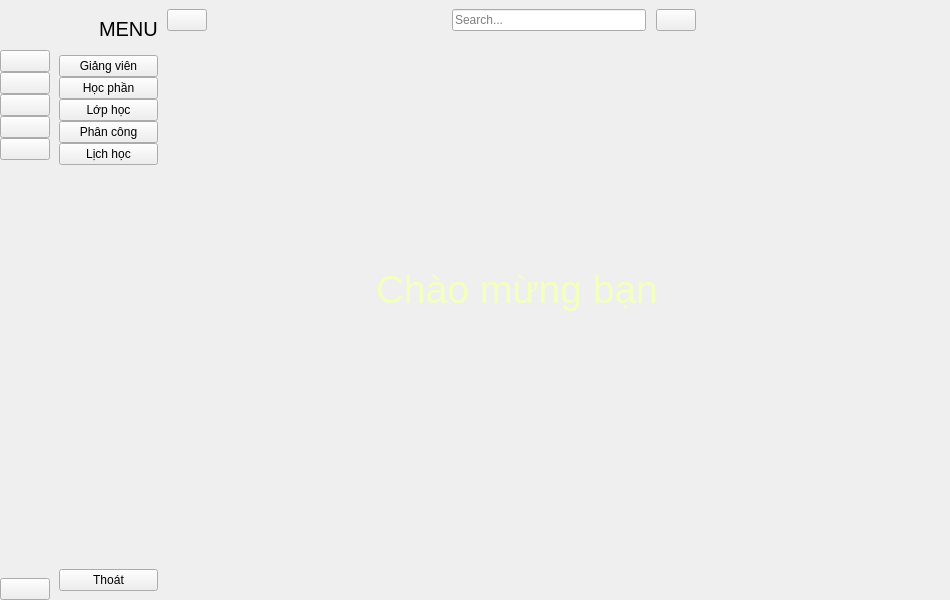
<?xml version="1.0" encoding="UTF-8"?>
<ui version="4.0">
 <class>MainWindow</class>
 <widget class="QMainWindow" name="MainWindow">
  <property name="geometry">
   <rect>
    <x>0</x>
    <y>0</y>
    <width>950</width>
    <height>600</height>
   </rect>
  </property>
  <property name="windowTitle">
   <string>MainWindow</string>
  </property>
  <widget class="QWidget" name="centralwidget">
   <layout class="QGridLayout" name="gridLayout">
    <property name="leftMargin">
     <number>0</number>
    </property>
    <property name="topMargin">
     <number>0</number>
    </property>
    <property name="rightMargin">
     <number>0</number>
    </property>
    <property name="bottomMargin">
     <number>0</number>
    </property>
    <property name="spacing">
     <number>0</number>
    </property>
    <item row="0" column="0">
     <widget class="QWidget" name="icon_only_widget" native="true">
      <layout class="QVBoxLayout" name="verticalLayout_3">
       <property name="spacing">
        <number>0</number>
       </property>
       <property name="leftMargin">
        <number>0</number>
       </property>
       <property name="topMargin">
        <number>0</number>
       </property>
       <property name="rightMargin">
        <number>0</number>
       </property>
       <property name="bottomMargin">
        <number>0</number>
       </property>
       <item>
        <layout class="QHBoxLayout" name="horizontalLayout_3">
         <item>
          <widget class="QLabel" name="logo_label_1">
           <property name="minimumSize">
            <size>
             <width>50</width>
             <height>50</height>
            </size>
           </property>
           <property name="maximumSize">
            <size>
             <width>50</width>
             <height>50</height>
            </size>
           </property>
           <property name="text">
            <string/>
           </property>
           <property name="pixmap">
            <pixmap resource="resual.qrc">:/icon/logo.jpg</pixmap>
           </property>
           <property name="scaledContents">
            <bool>true</bool>
           </property>
          </widget>
         </item>
        </layout>
       </item>
       <item>
        <layout class="QVBoxLayout" name="verticalLayout">
         <property name="spacing">
          <number>0</number>
         </property>
         <item>
          <widget class="QPushButton" name="giangvien_btn1">
           <property name="text">
            <string/>
           </property>
           <property name="icon">
            <iconset resource="resual.qrc">
             <normaloff>:/icon/mu.png</normaloff>
             <normalon>:/icon/mu.png</normalon>:/icon/mu.png</iconset>
           </property>
           <property name="iconSize">
            <size>
             <width>20</width>
             <height>20</height>
            </size>
           </property>
           <property name="checkable">
            <bool>true</bool>
           </property>
           <property name="autoExclusive">
            <bool>true</bool>
           </property>
          </widget>
         </item>
         <item>
          <widget class="QPushButton" name="hocphan_btn1">
           <property name="text">
            <string/>
           </property>
           <property name="icon">
            <iconset resource="resual.qrc">
             <normaloff>:/icon/laptop.png</normaloff>
             <normalon>:/icon/laptop.png</normalon>:/icon/laptop.png</iconset>
           </property>
           <property name="iconSize">
            <size>
             <width>20</width>
             <height>20</height>
            </size>
           </property>
           <property name="checkable">
            <bool>true</bool>
           </property>
           <property name="autoExclusive">
            <bool>true</bool>
           </property>
          </widget>
         </item>
         <item>
          <widget class="QPushButton" name="lophoc_btn1">
           <property name="text">
            <string/>
           </property>
           <property name="icon">
            <iconset resource="resual.qrc">
             <normaloff>:/icon/phanconggiangday.png</normaloff>
             <normalon>:/icon/phanconggiangday.png</normalon>:/icon/phanconggiangday.png</iconset>
           </property>
           <property name="iconSize">
            <size>
             <width>20</width>
             <height>20</height>
            </size>
           </property>
           <property name="checkable">
            <bool>true</bool>
           </property>
           <property name="autoExclusive">
            <bool>true</bool>
           </property>
          </widget>
         </item>
         <item>
          <widget class="QPushButton" name="phancong_btn1">
           <property name="text">
            <string/>
           </property>
           <property name="icon">
            <iconset resource="resual.qrc">
             <normaloff>:/icon/amduong.png</normaloff>
             <normalon>:/icon/amduong.png</normalon>:/icon/amduong.png</iconset>
           </property>
           <property name="iconSize">
            <size>
             <width>20</width>
             <height>20</height>
            </size>
           </property>
           <property name="checkable">
            <bool>true</bool>
           </property>
           <property name="autoExclusive">
            <bool>true</bool>
           </property>
          </widget>
         </item>
         <item>
          <widget class="QPushButton" name="lichhoc_btn1">
           <property name="text">
            <string/>
           </property>
           <property name="icon">
            <iconset resource="resual.qrc">
             <normaloff>:/icon/lich.png</normaloff>
             <normalon>:/icon/lich.png</normalon>:/icon/lich.png</iconset>
           </property>
           <property name="iconSize">
            <size>
             <width>20</width>
             <height>20</height>
            </size>
           </property>
           <property name="checkable">
            <bool>true</bool>
           </property>
           <property name="autoExclusive">
            <bool>true</bool>
           </property>
          </widget>
         </item>
        </layout>
       </item>
       <item>
        <spacer name="verticalSpacer">
         <property name="orientation">
          <enum>Qt::Vertical</enum>
         </property>
         <property name="sizeHint" stdset="0">
          <size>
           <width>20</width>
           <height>375</height>
          </size>
         </property>
        </spacer>
       </item>
       <item>
        <widget class="QPushButton" name="exit_btn_1">
         <property name="text">
          <string/>
         </property>
         <property name="icon">
          <iconset resource="resual.qrc">
           <normaloff>:/icon/exit.png</normaloff>
           <normalon>:/icon/exit.png</normalon>:/icon/exit.png</iconset>
         </property>
         <property name="iconSize">
          <size>
           <width>20</width>
           <height>20</height>
          </size>
         </property>
        </widget>
       </item>
      </layout>
     </widget>
    </item>
    <item row="0" column="1">
     <widget class="QWidget" name="full_menu_widget" native="true">
      <layout class="QVBoxLayout" name="verticalLayout_4">
       <item>
        <layout class="QHBoxLayout" name="horizontalLayout_2">
         <property name="spacing">
          <number>0</number>
         </property>
         <item>
          <widget class="QLabel" name="logo_label_2">
           <property name="minimumSize">
            <size>
             <width>40</width>
             <height>40</height>
            </size>
           </property>
           <property name="maximumSize">
            <size>
             <width>40</width>
             <height>40</height>
            </size>
           </property>
           <property name="text">
            <string/>
           </property>
           <property name="pixmap">
            <pixmap resource="resual.qrc">:/icon/logo.jpg</pixmap>
           </property>
           <property name="scaledContents">
            <bool>true</bool>
           </property>
          </widget>
         </item>
         <item>
          <widget class="QLabel" name="logo_label_3">
           <property name="font">
            <font>
             <pointsize>15</pointsize>
            </font>
           </property>
           <property name="text">
            <string>MENU</string>
           </property>
          </widget>
         </item>
        </layout>
       </item>
       <item>
        <layout class="QVBoxLayout" name="verticalLayout_2">
         <property name="spacing">
          <number>0</number>
         </property>
         <item>
          <widget class="QPushButton" name="giangvien_btn2">
           <property name="text">
            <string>Giảng viên</string>
           </property>
           <property name="icon">
            <iconset>
             <normaloff>:/icon/icon/home-4-32.ico</normaloff>
             <normalon>:/icon/icon/home-4-48.ico</normalon>:/icon/icon/home-4-32.ico</iconset>
           </property>
           <property name="iconSize">
            <size>
             <width>14</width>
             <height>14</height>
            </size>
           </property>
           <property name="checkable">
            <bool>true</bool>
           </property>
           <property name="autoExclusive">
            <bool>true</bool>
           </property>
          </widget>
         </item>
         <item>
          <widget class="QPushButton" name="hocphan_btn2">
           <property name="text">
            <string>Học phần</string>
           </property>
           <property name="icon">
            <iconset>
             <normaloff>:/icon/icon/dashboard-5-32.ico</normaloff>
             <normalon>:/icon/icon/dashboard-5-48.ico</normalon>:/icon/icon/dashboard-5-32.ico</iconset>
           </property>
           <property name="iconSize">
            <size>
             <width>14</width>
             <height>14</height>
            </size>
           </property>
           <property name="checkable">
            <bool>true</bool>
           </property>
           <property name="autoExclusive">
            <bool>true</bool>
           </property>
          </widget>
         </item>
         <item>
          <widget class="QPushButton" name="lophoc_btn2">
           <property name="text">
            <string>Lớp học</string>
           </property>
           <property name="icon">
            <iconset>
             <normaloff>:/icon/icon/activity-feed-32.ico</normaloff>
             <normalon>:/icon/icon/activity-feed-48.ico</normalon>:/icon/icon/activity-feed-32.ico</iconset>
           </property>
           <property name="iconSize">
            <size>
             <width>14</width>
             <height>14</height>
            </size>
           </property>
           <property name="checkable">
            <bool>true</bool>
           </property>
           <property name="autoExclusive">
            <bool>true</bool>
           </property>
          </widget>
         </item>
         <item>
          <widget class="QPushButton" name="phancong_btn2">
           <property name="text">
            <string>Phân công</string>
           </property>
           <property name="icon">
            <iconset>
             <normaloff>:/icon/icon/product-32.ico</normaloff>
             <normalon>:/icon/icon/product-48.ico</normalon>:/icon/icon/product-32.ico</iconset>
           </property>
           <property name="iconSize">
            <size>
             <width>14</width>
             <height>14</height>
            </size>
           </property>
           <property name="checkable">
            <bool>true</bool>
           </property>
           <property name="autoExclusive">
            <bool>true</bool>
           </property>
          </widget>
         </item>
         <item>
          <widget class="QPushButton" name="lichhoc_btn2">
           <property name="text">
            <string>Lịch học</string>
           </property>
           <property name="icon">
            <iconset>
             <normaloff>:/icon/icon/group-32.ico</normaloff>
             <normalon>:/icon/icon/group-48.ico</normalon>:/icon/icon/group-32.ico</iconset>
           </property>
           <property name="iconSize">
            <size>
             <width>14</width>
             <height>14</height>
            </size>
           </property>
           <property name="checkable">
            <bool>true</bool>
           </property>
           <property name="autoExclusive">
            <bool>true</bool>
           </property>
          </widget>
         </item>
        </layout>
       </item>
       <item>
        <spacer name="verticalSpacer_2">
         <property name="orientation">
          <enum>Qt::Vertical</enum>
         </property>
         <property name="sizeHint" stdset="0">
          <size>
           <width>20</width>
           <height>373</height>
          </size>
         </property>
        </spacer>
       </item>
       <item>
        <widget class="QPushButton" name="exit_btn_2">
         <property name="text">
          <string>Thoát</string>
         </property>
         <property name="icon">
          <iconset resource="resual.qrc">
           <normaloff>:/icon/exit.png</normaloff>
           <normalon>:/icon/exit.png</normalon>:/icon/exit.png</iconset>
         </property>
         <property name="iconSize">
          <size>
           <width>14</width>
           <height>14</height>
          </size>
         </property>
        </widget>
       </item>
      </layout>
     </widget>
    </item>
    <item row="0" column="2">
     <widget class="QWidget" name="widget_3" native="true">
      <layout class="QVBoxLayout" name="verticalLayout_5">
       <property name="spacing">
        <number>0</number>
       </property>
       <property name="leftMargin">
        <number>0</number>
       </property>
       <property name="topMargin">
        <number>0</number>
       </property>
       <property name="rightMargin">
        <number>0</number>
       </property>
       <property name="bottomMargin">
        <number>0</number>
       </property>
       <item>
        <widget class="QWidget" name="widget" native="true">
         <property name="minimumSize">
          <size>
           <width>0</width>
           <height>40</height>
          </size>
         </property>
         <layout class="QHBoxLayout" name="horizontalLayout_4">
          <property name="spacing">
           <number>0</number>
          </property>
          <property name="leftMargin">
           <number>0</number>
          </property>
          <property name="topMargin">
           <number>0</number>
          </property>
          <property name="rightMargin">
           <number>9</number>
          </property>
          <property name="bottomMargin">
           <number>0</number>
          </property>
          <item>
           <widget class="QPushButton" name="menu_btn">
            <property name="text">
             <string/>
            </property>
            <property name="icon">
             <iconset resource="resual.qrc">
              <normaloff>:/icon/menu.png</normaloff>
              <normalon>:/icon/menu.png</normalon>:/icon/menu.png</iconset>
            </property>
            <property name="iconSize">
             <size>
              <width>14</width>
              <height>14</height>
             </size>
            </property>
            <property name="checkable">
             <bool>true</bool>
            </property>
           </widget>
          </item>
          <item>
           <spacer name="horizontalSpacer">
            <property name="orientation">
             <enum>Qt::Horizontal</enum>
            </property>
            <property name="sizeHint" stdset="0">
             <size>
              <width>236</width>
              <height>20</height>
             </size>
            </property>
           </spacer>
          </item>
          <item>
           <layout class="QHBoxLayout" name="horizontalLayout">
            <property name="spacing">
             <number>10</number>
            </property>
            <item>
             <widget class="QLineEdit" name="search_input">
              <property name="placeholderText">
               <string>Search...</string>
              </property>
             </widget>
            </item>
            <item>
             <widget class="QPushButton" name="search_btn">
              <property name="text">
               <string/>
              </property>
              <property name="icon">
               <iconset resource="resual.qrc">
                <normaloff>:/icon/timkiem.png</normaloff>
                <normalon>:/icon/timkiem.png</normalon>:/icon/timkiem.png</iconset>
              </property>
             </widget>
            </item>
           </layout>
          </item>
          <item>
           <spacer name="horizontalSpacer_2">
            <property name="orientation">
             <enum>Qt::Horizontal</enum>
            </property>
            <property name="sizeHint" stdset="0">
             <size>
              <width>236</width>
              <height>20</height>
             </size>
            </property>
           </spacer>
          </item>
         </layout>
        </widget>
       </item>
       <item>
        <widget class="QStackedWidget" name="stackedWidget">
         <property name="currentIndex">
          <number>5</number>
         </property>
         <widget class="QWidget" name="page">
          <layout class="QGridLayout" name="gridLayout_2">
           <item row="0" column="0">
            <widget class="QLabel" name="label_4">
             <property name="font">
              <font>
               <pointsize>20</pointsize>
              </font>
             </property>
             <property name="text">
              <string>Home Page</string>
             </property>
             <property name="alignment">
              <set>Qt::AlignCenter</set>
             </property>
            </widget>
           </item>
          </layout>
         </widget>
         <widget class="QWidget" name="page_2">
          <layout class="QGridLayout" name="gridLayout_3">
           <item row="0" column="0">
            <widget class="QLabel" name="label_5">
             <property name="font">
              <font>
               <pointsize>20</pointsize>
              </font>
             </property>
             <property name="text">
              <string>Dashboard Page</string>
             </property>
             <property name="alignment">
              <set>Qt::AlignCenter</set>
             </property>
            </widget>
           </item>
          </layout>
         </widget>
         <widget class="QWidget" name="page_3">
          <layout class="QGridLayout" name="gridLayout_4">
           <item row="0" column="0">
            <widget class="QLabel" name="label_6">
             <property name="font">
              <font>
               <pointsize>20</pointsize>
              </font>
             </property>
             <property name="text">
              <string>Orders Page</string>
             </property>
             <property name="alignment">
              <set>Qt::AlignCenter</set>
             </property>
            </widget>
           </item>
          </layout>
         </widget>
         <widget class="QWidget" name="page_4">
          <layout class="QGridLayout" name="gridLayout_5">
           <item row="0" column="0">
            <widget class="QLabel" name="label_7">
             <property name="font">
              <font>
               <pointsize>20</pointsize>
              </font>
             </property>
             <property name="text">
              <string>Product Page</string>
             </property>
             <property name="alignment">
              <set>Qt::AlignCenter</set>
             </property>
            </widget>
           </item>
          </layout>
         </widget>
         <widget class="QWidget" name="page_5">
          <layout class="QGridLayout" name="gridLayout_6">
           <item row="0" column="0">
            <widget class="QLabel" name="label_8">
             <property name="font">
              <font>
               <pointsize>20</pointsize>
              </font>
             </property>
             <property name="text">
              <string>Customers Page</string>
             </property>
             <property name="alignment">
              <set>Qt::AlignCenter</set>
             </property>
            </widget>
           </item>
          </layout>
         </widget>
         <widget class="QWidget" name="page_6">
          <layout class="QGridLayout" name="gridLayout_7">
           <item row="0" column="0">
            <widget class="QStackedWidget" name="stackedWidget_2">
             <property name="currentIndex">
              <number>0</number>
             </property>
             <widget class="QWidget" name="page_8">
              <widget class="QLabel" name="label">
               <property name="geometry">
                <rect>
                 <x>200</x>
                 <y>180</y>
                 <width>391</width>
                 <height>121</height>
                </rect>
               </property>
               <property name="font">
                <font>
                 <pointsize>29</pointsize>
                </font>
               </property>
               <property name="styleSheet">
                <string notr="true">color:rgb(242, 255, 192)</string>
               </property>
               <property name="text">
                <string>Chào mừng bạn </string>
               </property>
              </widget>
             </widget>
            </widget>
           </item>
           <item row="1" column="0">
            <widget class="QWidget" name="widget_2" native="true"/>
           </item>
          </layout>
         </widget>
         <widget class="QWidget" name="page_7">
          <layout class="QGridLayout" name="gridLayout_8">
           <item row="0" column="0">
            <widget class="QLabel" name="label_10">
             <property name="font">
              <font>
               <pointsize>20</pointsize>
              </font>
             </property>
             <property name="text">
              <string>User Page</string>
             </property>
             <property name="alignment">
              <set>Qt::AlignCenter</set>
             </property>
            </widget>
           </item>
          </layout>
         </widget>
        </widget>
       </item>
      </layout>
     </widget>
    </item>
   </layout>
  </widget>
 </widget>
 <resources>
  <include location="resual.qrc"/>
 </resources>
 <connections>
  <connection>
   <sender>menu_btn</sender>
   <signal>toggled(bool)</signal>
   <receiver>icon_only_widget</receiver>
   <slot>setVisible(bool)</slot>
   <hints>
    <hint type="sourcelabel">
     <x>197</x>
     <y>23</y>
    </hint>
    <hint type="destinationlabel">
     <x>50</x>
     <y>362</y>
    </hint>
   </hints>
  </connection>
  <connection>
   <sender>menu_btn</sender>
   <signal>toggled(bool)</signal>
   <receiver>full_menu_widget</receiver>
   <slot>setHidden(bool)</slot>
   <hints>
    <hint type="sourcelabel">
     <x>188</x>
     <y>25</y>
    </hint>
    <hint type="destinationlabel">
     <x>173</x>
     <y>257</y>
    </hint>
   </hints>
  </connection>
  <connection>
   <sender>giangvien_btn1</sender>
   <signal>toggled(bool)</signal>
   <receiver>giangvien_btn2</receiver>
   <slot>setChecked(bool)</slot>
   <hints>
    <hint type="sourcelabel">
     <x>27</x>
     <y>69</y>
    </hint>
    <hint type="destinationlabel">
     <x>72</x>
     <y>76</y>
    </hint>
   </hints>
  </connection>
  <connection>
   <sender>hocphan_btn1</sender>
   <signal>toggled(bool)</signal>
   <receiver>hocphan_btn2</receiver>
   <slot>setChecked(bool)</slot>
   <hints>
    <hint type="sourcelabel">
     <x>33</x>
     <y>100</y>
    </hint>
    <hint type="destinationlabel">
     <x>67</x>
     <y>99</y>
    </hint>
   </hints>
  </connection>
  <connection>
   <sender>lophoc_btn1</sender>
   <signal>toggled(bool)</signal>
   <receiver>lophoc_btn2</receiver>
   <slot>setChecked(bool)</slot>
   <hints>
    <hint type="sourcelabel">
     <x>33</x>
     <y>123</y>
    </hint>
    <hint type="destinationlabel">
     <x>69</x>
     <y>125</y>
    </hint>
   </hints>
  </connection>
  <connection>
   <sender>phancong_btn1</sender>
   <signal>toggled(bool)</signal>
   <receiver>phancong_btn2</receiver>
   <slot>setChecked(bool)</slot>
   <hints>
    <hint type="sourcelabel">
     <x>24</x>
     <y>148</y>
    </hint>
    <hint type="destinationlabel">
     <x>72</x>
     <y>148</y>
    </hint>
   </hints>
  </connection>
  <connection>
   <sender>lichhoc_btn1</sender>
   <signal>toggled(bool)</signal>
   <receiver>lichhoc_btn2</receiver>
   <slot>setChecked(bool)</slot>
   <hints>
    <hint type="sourcelabel">
     <x>33</x>
     <y>177</y>
    </hint>
    <hint type="destinationlabel">
     <x>67</x>
     <y>172</y>
    </hint>
   </hints>
  </connection>
  <connection>
   <sender>giangvien_btn2</sender>
   <signal>toggled(bool)</signal>
   <receiver>giangvien_btn1</receiver>
   <slot>setChecked(bool)</slot>
   <hints>
    <hint type="sourcelabel">
     <x>70</x>
     <y>63</y>
    </hint>
    <hint type="destinationlabel">
     <x>41</x>
     <y>60</y>
    </hint>
   </hints>
  </connection>
  <connection>
   <sender>hocphan_btn2</sender>
   <signal>toggled(bool)</signal>
   <receiver>hocphan_btn1</receiver>
   <slot>setChecked(bool)</slot>
   <hints>
    <hint type="sourcelabel">
     <x>160</x>
     <y>99</y>
    </hint>
    <hint type="destinationlabel">
     <x>26</x>
     <y>90</y>
    </hint>
   </hints>
  </connection>
  <connection>
   <sender>lophoc_btn2</sender>
   <signal>toggled(bool)</signal>
   <receiver>lophoc_btn1</receiver>
   <slot>setChecked(bool)</slot>
   <hints>
    <hint type="sourcelabel">
     <x>143</x>
     <y>112</y>
    </hint>
    <hint type="destinationlabel">
     <x>39</x>
     <y>114</y>
    </hint>
   </hints>
  </connection>
  <connection>
   <sender>phancong_btn2</sender>
   <signal>toggled(bool)</signal>
   <receiver>phancong_btn1</receiver>
   <slot>setChecked(bool)</slot>
   <hints>
    <hint type="sourcelabel">
     <x>162</x>
     <y>142</y>
    </hint>
    <hint type="destinationlabel">
     <x>43</x>
     <y>144</y>
    </hint>
   </hints>
  </connection>
  <connection>
   <sender>lichhoc_btn2</sender>
   <signal>toggled(bool)</signal>
   <receiver>lichhoc_btn1</receiver>
   <slot>setChecked(bool)</slot>
   <hints>
    <hint type="sourcelabel">
     <x>162</x>
     <y>163</y>
    </hint>
    <hint type="destinationlabel">
     <x>39</x>
     <y>184</y>
    </hint>
   </hints>
  </connection>
  <connection>
   <sender>exit_btn_2</sender>
   <signal>clicked()</signal>
   <receiver>MainWindow</receiver>
   <slot>close()</slot>
   <hints>
    <hint type="sourcelabel">
     <x>126</x>
     <y>584</y>
    </hint>
    <hint type="destinationlabel">
     <x>284</x>
     <y>606</y>
    </hint>
   </hints>
  </connection>
  <connection>
   <sender>exit_btn_1</sender>
   <signal>clicked()</signal>
   <receiver>MainWindow</receiver>
   <slot>close()</slot>
   <hints>
    <hint type="sourcelabel">
     <x>34</x>
     <y>592</y>
    </hint>
    <hint type="destinationlabel">
     <x>47</x>
     <y>626</y>
    </hint>
   </hints>
  </connection>
 </connections>
</ui>
